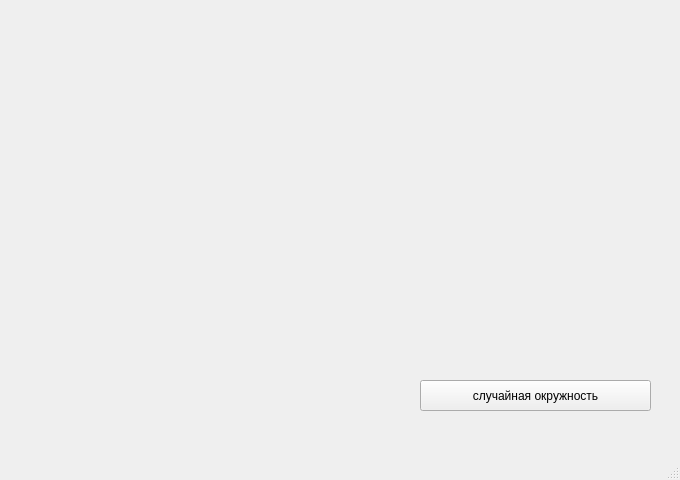
<?xml version="1.0" encoding="UTF-8"?>
<ui version="4.0">
 <class>MainWindow</class>
 <widget class="QMainWindow" name="MainWindow">
  <property name="geometry">
   <rect>
    <x>0</x>
    <y>0</y>
    <width>680</width>
    <height>480</height>
   </rect>
  </property>
  <property name="windowTitle">
   <string>MainWindow</string>
  </property>
  <widget class="QWidget" name="centralwidget">
   <widget class="QPushButton" name="pushButton">
    <property name="geometry">
     <rect>
      <x>420</x>
      <y>380</y>
      <width>231</width>
      <height>31</height>
     </rect>
    </property>
    <property name="text">
     <string>случайная окружность</string>
    </property>
   </widget>
  </widget>
  <widget class="QMenuBar" name="menubar">
   <property name="geometry">
    <rect>
     <x>0</x>
     <y>0</y>
     <width>680</width>
     <height>18</height>
    </rect>
   </property>
  </widget>
  <widget class="QStatusBar" name="statusbar"/>
 </widget>
 <resources/>
 <connections/>
</ui>
